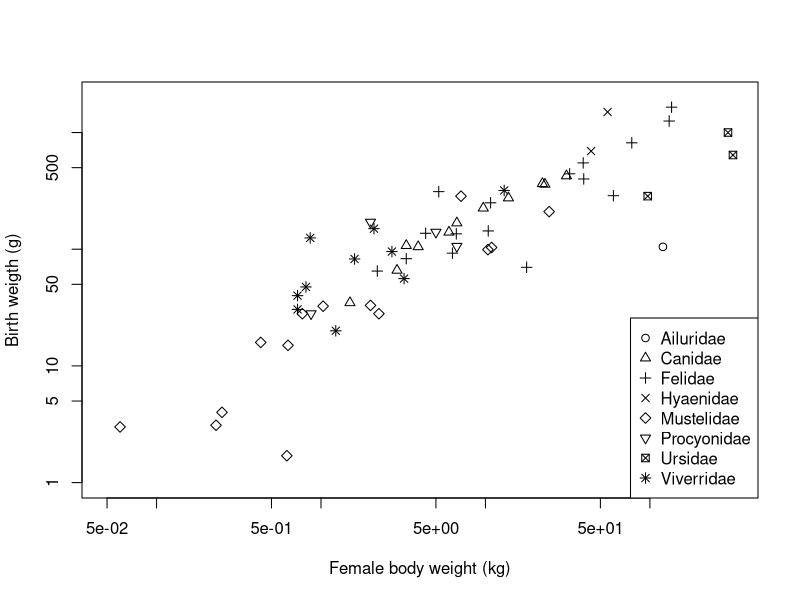
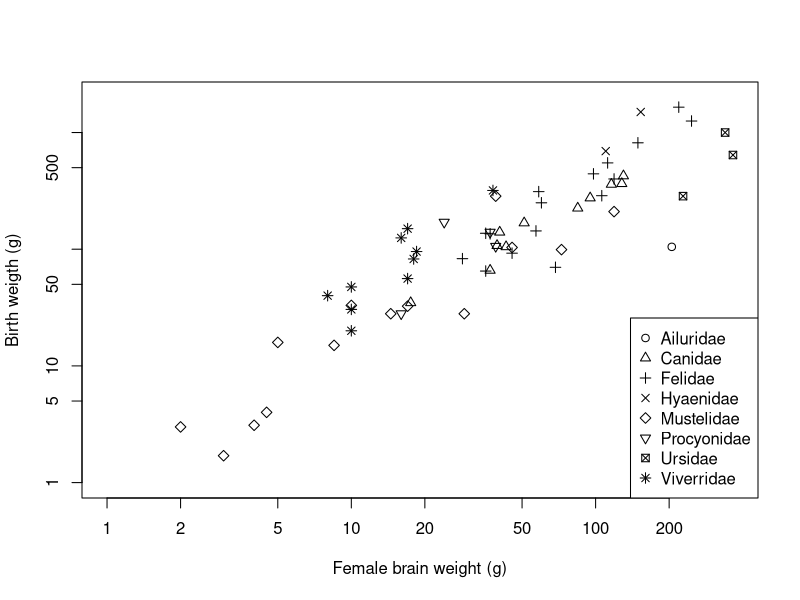

Recreate these plots in R, in order.
library(ape)


### Name: carnivora
### Title: Carnivora body sizes and life history traits
### Aliases: carnivora
### Keywords: datasets

### ** Examples

data(carnivora)
## Fig. 1 in Gittleman (1986):
plot(carnivora$BW ~ carnivora$FW, pch = (1:8)[carnivora$Family], log = "xy",
     xlab = "Female body weight (kg)", ylab = "Birth weigth (g)",
     ylim = c(1, 2000))
legend("bottomright", legend = levels(carnivora$Family), pch = 1:8)
plot(carnivora$BW ~ carnivora$FB, pch = (1:8)[carnivora$Family], log = "xy",
     xlab = "Female brain weight (g)", ylab = "Birth weigth (g)",
     ylim = c(1, 2000))
legend("bottomright", legend = levels(carnivora$Family), pch = 1:8)
